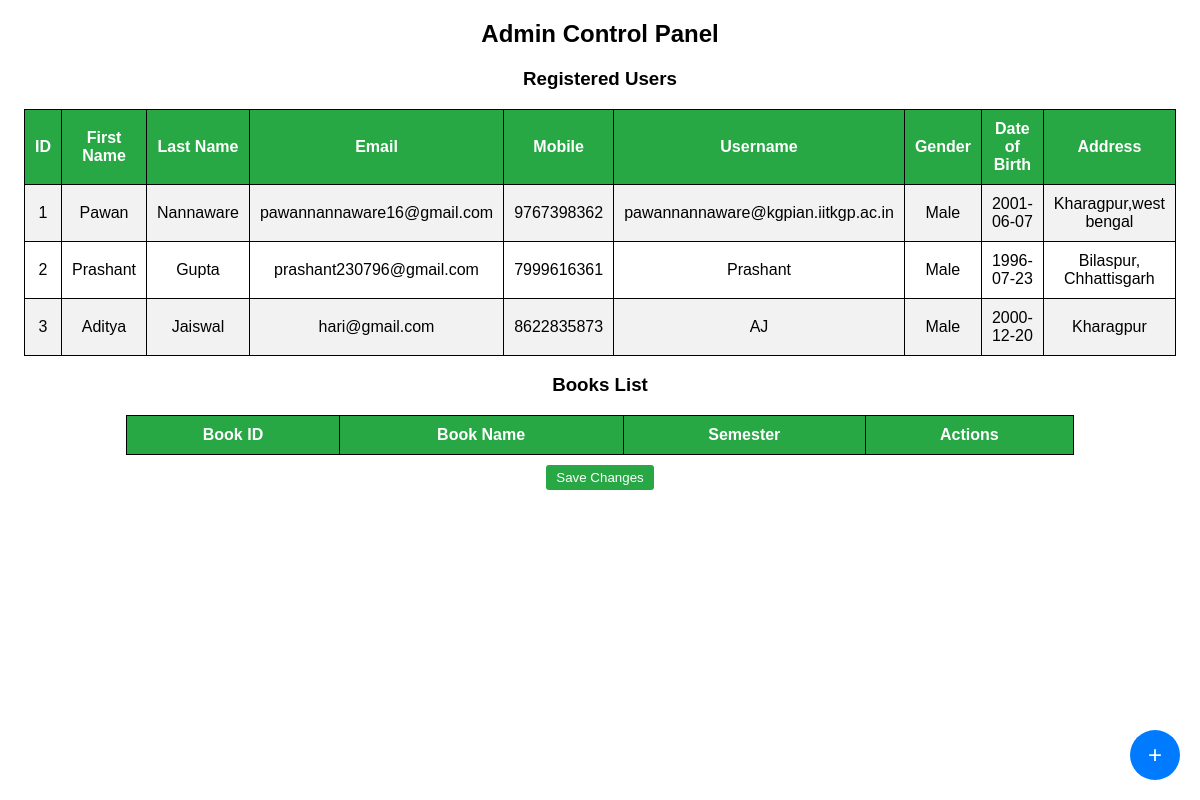
/controler (signed in), run on an earlier commit of the app's database.
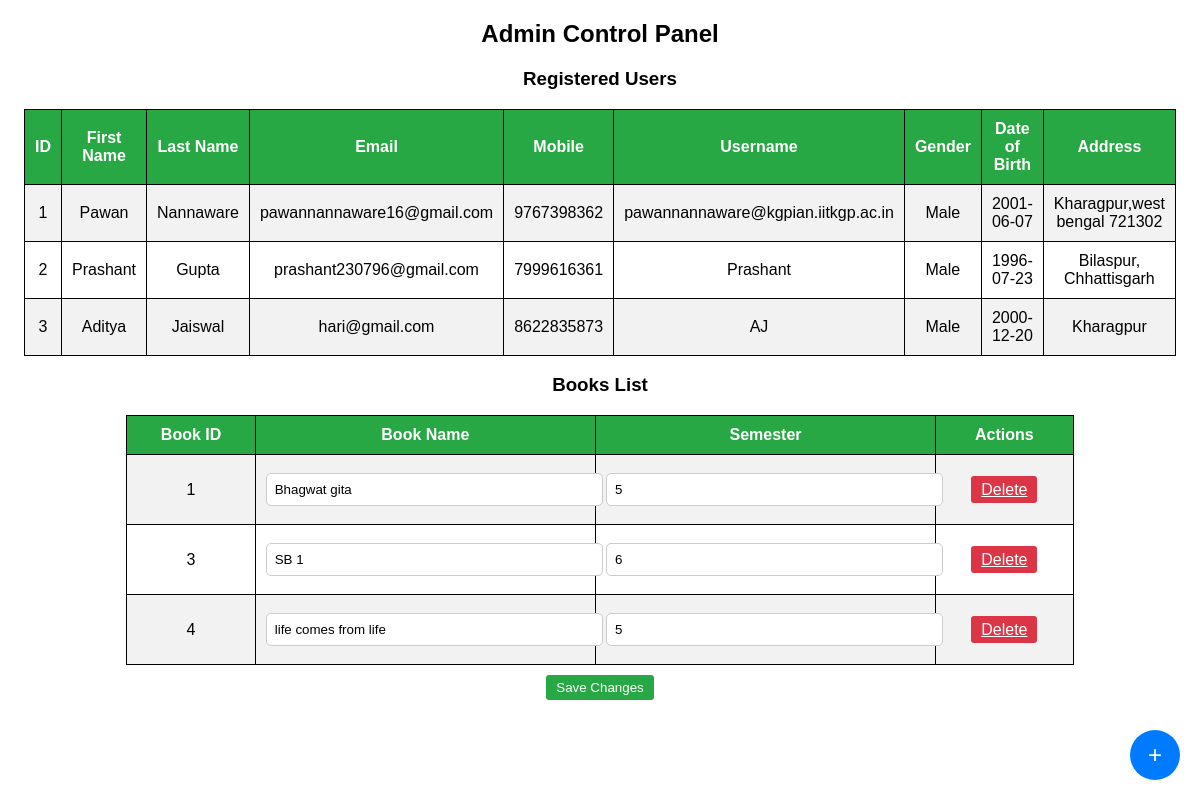
And on a later commit of the database.
### app.py (models this page shows)
class User(db.Model):
    id = db.Column(db.Integer, primary_key=True)
    first_name = db.Column(db.String(50), nullable=False)
    last_name = db.Column(db.String(50), nullable=False)
    email = db.Column(db.String(100), unique=True, nullable=False)
    mobile = db.Column(db.String(15), unique=True, nullable=False)
    username = db.Column(db.String(50), unique=True, nullable=False)
    password = db.Column(db.String(255), nullable=False)
    gender = db.Column(db.String(10))
    dob = db.Column(db.String(10))
    address = db.Column(db.String(255))
    profile_picture = db.Column(db.String(255))
    security_question = db.Column(db.String(100))
    security_answer = db.Column(db.String(100))

class Book(db.Model):
    id=db.Column(db.Integer, primary_key=True)
    name=db.Column(db.String(100),nullable=False)
    semester=db.Column(db.Integer,nullable=True)

### app.py (the view)
@app.route("/controler")
def controler():
    if "user_id" not in session:
        return redirect(url_for("login"))  # Restrict access
    users = User.query.all()
    books = Book.query.all()
    return render_template("controler.html", users=users, books=books)

### templates/controler.html (shortened to what this page needs)
<!DOCTYPE html>
<html lang="en">
<head>
</head>
<body>
    <h2>Admin Control Panel</h2>
    <h3>Registered Users</h3>
    <table>
        <tr>
            <th>ID</th>
            <th>First Name</th>
            <th>Last Name</th>
            <th>Email</th>
            <th>Mobile</th>
            <th>Username</th>
            <th>Gender</th>
            <th>Date of Birth</th>
            <th>Address</th>
        </tr>
        {% for user in users %}
        <tr>
            <td>{{ user.id }}</td>
            <td>{{ user.first_name }}</td>
            <td>{{ user.last_name }}</td>
            <td>{{ user.email }}</td>
            <td>{{ user.mobile }}</td>
            <td>{{ user.username }}</td>
            <td>{{ user.gender }}</td>
            <td>{{ user.dob }}</td>
            <td>{{ user.address }}</td>
        </tr>
        {% endfor %}
    </table>
    <h3>Books List</h3>
    <form action="/update_books" method="POST">
        <table>
            <tr>
                <th>Book ID</th>
                <th>Book Name</th>
                <th>Semester</th>
                <th>Actions</th>
            </tr>
            {% for book in books %}
            <tr>
                <td>{{ book.id }}</td>
                <td><input type="text" name="book_name_{{ book.id }}" value="{{ book.name }}"></td>
                <td><input type="number" name="semester_{{ book.id }}" value="{{ book.semester }}"></td>
                <td>
                    <a href="/delete_book/{{ book.id }}" class="delete-btn">Delete</a>
                </td>
            </tr>
            {% endfor %}
        </table>
        <button type="submit" class="save-btn">Save Changes</button>
    </form>
    <button class="add-btn" onclick="openModal()">+</button>
</body>
</html>

### templates/controler.html (style rules this page uses)
body { font-family: Arial, sans-serif; text-align: center; margin-top: 20px; }
table { width: 80%; margin: auto; border-collapse: collapse; }
th, td { padding: 10px; border: 1px solid black; text-align: center; }
th { background-color: #28a745; color: white; }
tr:nth-child(even) { background-color: #f2f2f2; }
.delete-btn, .save-btn, .add-btn { padding: 5px 10px; color: white; border: none; cursor: pointer; border-radius: 3px; }
.delete-btn { background-color: #dc3545; }
.save-btn { background-color: #28a745; }
.add-btn { font-size: 24px; padding: 10px; background: #007bff; color: white; border: none; border-radius: 50%; cursor: pointer; position: fixed; bottom: 20px; right: 20px; width: 50px; height: 50px; text-align: center; }
input, select { width: 100%; padding: 8px; margin: 8px 0; border: 1px solid #ccc; border-radius: 5px; }
button { padding: 8px 15px; background: #28a745; color: white; border: none; border-radius: 5px; cursor: pointer; margin-top: 10px; }

What changed in the data, as far as the page shows it:
changed User "Pawan": address "Kharagpur,west bengal" → "Kharagpur,west bengal 721302"
added Book: id "1", name "Bhagwat gita", semester "5"
added Book: id "3", name "SB 1", semester "6"
added Book: id "4", name "life comes from life", semester "5"
